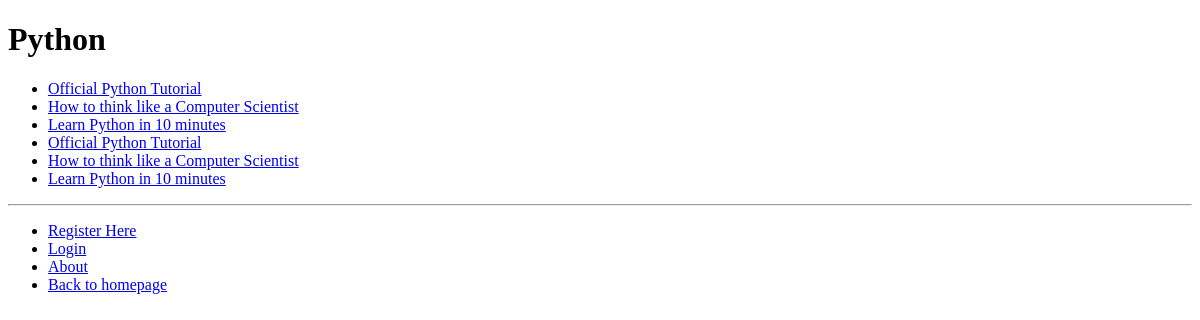
/rango/category/python/, run on an earlier commit of the app's database.
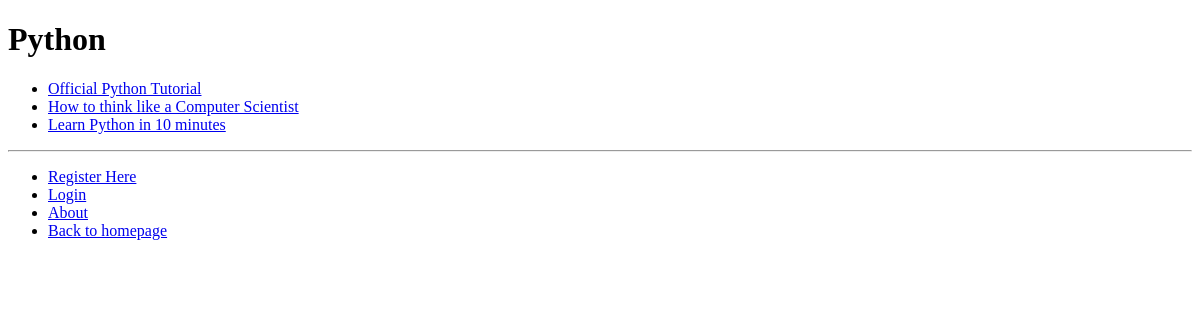
And on a later commit of the database.
### rango/models.py (models this page shows, shortened)
class Category(models.Model):
    name = models.CharField(max_length=128, unique=True)
    views = models.IntegerField(default=0)
    likes = models.IntegerField(default=0)
    slug = models.SlugField(unique=True)

class Page(models.Model):
    category = models.ForeignKey(Category)
    title = models.CharField(max_length=128)
    url = models.URLField()
    views = models.IntegerField(default=0)

### rango/views.py (the view)
# urls.py: url(r'^category/(?P<category_name_slug>[\w\-]+)/$', views.category, name='category'),
def category(request, category_name_slug):
    context_dict = {}
    try:
        category = Category.objects.get(slug=category_name_slug)
        context_dict['category_name'] = category.name
        context_dict['category_slug'] = category.slug
        pages = Page.objects.filter(category=category)
        context_dict['pages'] = pages
        context_dict['category'] = category
    except Category.DoesNotExist:
        pass
    return render(request, 'rango/category.html', context_dict)

### templates/rango/category.html (shortened to what this page needs)
{% extends 'rango/base.html' %}
{% load staticfiles %}
{% block body_block %}
    <h1>{{ category_name }}</h1>
    {% if category %}
        {% if pages %}
            <ul>
                {% for page in pages %}
                    <li><a href="{{ page.url }}">{{ page.title }}</a></li>
                {% endfor %}
            </ul>
        {% else %}
                <strong>No pages currently in category.</strong>
        {% endif %}
    {% else %}
        The specified category {{ category_name }} does not exist!
    {% endif %}
{% endblock %}

### templates/rango/base.html (shortened to what this page needs)
<!DOCTYPE html>
<html>
    <head lang="en">
    </head>
    <body>
        <div>
            {% block body_block %}{% endblock %}
        </div>
        <hr />
        <div>
            <ul>
                {% if user.is_authenticated %}
                    <li><a href="{% url 'restricted' %}/">Restricted Page</a></li>
                    <li><a href="{% url 'logout' %}">Logout</a></li>
                    <li><a href="{% url 'add_category' %}">Add a New Category</a></li>
                {% else %}
                    <li><a href="{% url 'register' %}">Register Here</a></li>
                    <li><a href="{% url 'login' %}">Login</a></li>
                {% endif %}
                <li><a href="{% url 'about' %}">About</a></li>
                <li><a href="{% url 'index' %}">Back to homepage</a></li>
            </ul>
        </div>
    </body>
</html>

What changed in the data, as far as the page shows it:
removed Page: title "Official Python Tutorial"
removed Page: title "How to think like a Computer Scientist"
removed Page: title "Learn Python in 10 minutes"
